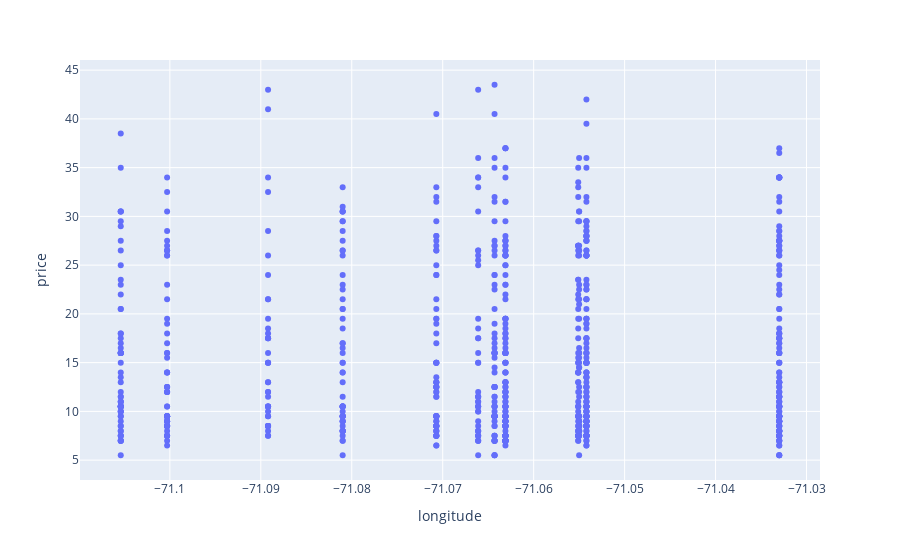

Source (notebook cell):
### Code cell
psDF.plot.scatter(x='longitude', y='price')

### Figure 1 — Plotly figure (JSON) as saved in the notebook; plotly's stock layout.template omitted (floating-point values rounded to 4 significant figures; data arrays with more than 128 entries replaced by an {"elided": "..."} marker saying what was removed)
{"data": [{"hovertemplate": "longitude=%{x}<br>price=%{y}<extra></extra>", "legendgroup": "", "marker": {"color": "#636efa", "symbol": "circle"}, "mode": "markers", "name": "", "orientation": "v", "showlegend": false, "type": "scatter", "x": {"elided": "1000 float values"}, "xaxis": "x", "y": {"elided": "1000 float values"}, "yaxis": "y"}], "layout": {"legend": {"tracegroupgap": 0}, "margin": {"t": 60}, "xaxis": {"anchor": "y", "domain": [0, 1], "title": {"text": "longitude"}}, "yaxis": {"anchor": "x", "domain": [0, 1], "title": {"text": "price"}}}}
